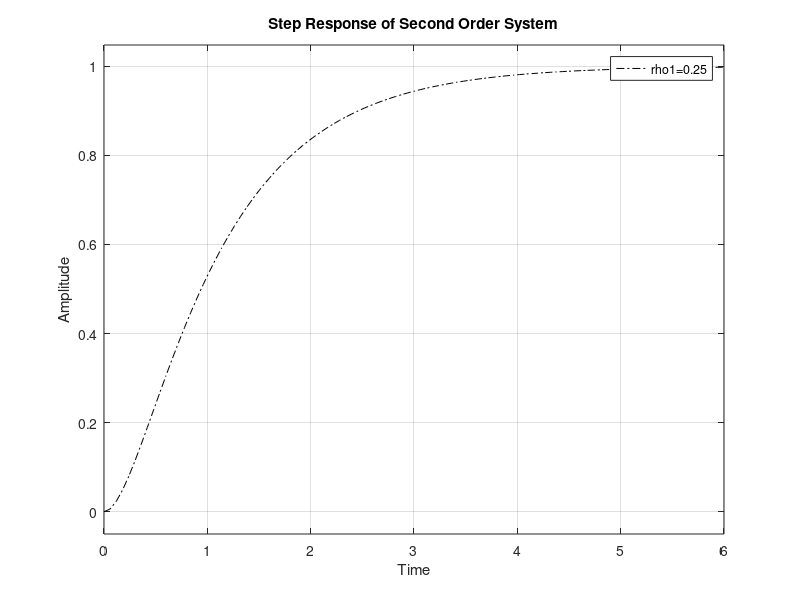

Here is the MATLAB script that generated this plot: (Note: this script raises an error after producing the figure.)
%% Experiment No: 8

%{
    Name: Smit Shah
    PRN: 17070123090
    Batch: EB-2
%}

clc
clear all
close all

%% Q1(a) Plot the step response of second order system with wn=2 rad/sec and rho=0.25,0.7 without using inbuilt step function and rho=1.0,1.2 using inbuilt function

t=0:0.001:20;
wn=2;
rho1=0.25;
rho2=0.7;
rho3=1.0;
rho4=1.2;

figure('Name','smit_stepresponse')
% for zeta=0.25
theta1=atan(sqrt(1-rho1^2)/rho1);
wd1=wn*sqrt(1-rho1^2);
C1=1-((exp(-rho1.*wn.*t).*(sin(wd1.*t + theta1)))./sqrt(1-rho1^2));
plot(t,C1,'LineWidth',2)
hold on
% for zeta=0.7
theta2=atan(sqrt(1-rho2^2)/rho2);
wd2=wn*sqrt(1-rho2^2);
C2=1-((exp(-rho2.*wn.*t).*(sin(wd2.*t + theta2)))./sqrt(1-rho2^2));
plot(t,C2,':','LineWidth',2)
% for zeta=1.0
N3=[wn^2];
D3=[1 2*rho3*wn wn^2];
C3=tf(N3,D3);
step(C3,'--c')
% for zeta=1.2
N4=[wn^2];
D4=[1 2*rho4*wn wn^2];
C4=tf(N4,D4);
step(C4,'-.k')

title('Step Response of Second Order System')
xlabel('Time')
ylabel('Amplitude')
legend('rho1=0.25','rho2=0.7','rho3=1.0','rho4=1.2')
hold off

%% Q1(b) Calculate and plot delay time, rise time, peak time, settling time, peak overshoot on step response generated in above question.

% for zeta=0.25
N1=[wn^2];
D1=[1 2*rho1*wn wn^2];
sys1=tf(N1,D1);
tr1=(pi-theta1)/wd1
tp1=pi/wd1
tss1=4/(rho1*wn)
Mp1=exp(-(pi*rho1)/sqrt(1-rho1^2))
S1=stepinfo(sys1)
% for zeta=0.7
N2=[wn^2];
D2=[1 2*rho2*wn wn^2];
sys2=tf(N2,D2);
tr2=(pi-theta2)/wd2
tp2=pi/wd2
tss2=4/(rho2*wn)
Mp2=exp(-(pi*rho2)/sqrt(1-rho2^2))
S2=stepinfo(sys2)
% for zeta=1.0
S3=stepinfo(C3)
% for zeta=1.2
S4=stepinfo(C4)

%% Conclusion

%{
    In this experiment we have plotted the step response of the second
    order system for zeta=0.25,0.7 using formula and zeta=1.0,1.2 using
    step function. When 0<zeta<1, the system is underdamped, and when
    zeta>1, the system is overdamped. As zeta increases, the response
    becomes progressively less oscillatory till it becomes critically
    damped for zeta=1, and becomes overdamped for zeta>1.

    In the second question we have calculated delay time, rise time, peak
    time, settling time and peak overshoot using formula for zeta=0.25,0.7
    and using stepinfo function for all values of zeta.
%}
